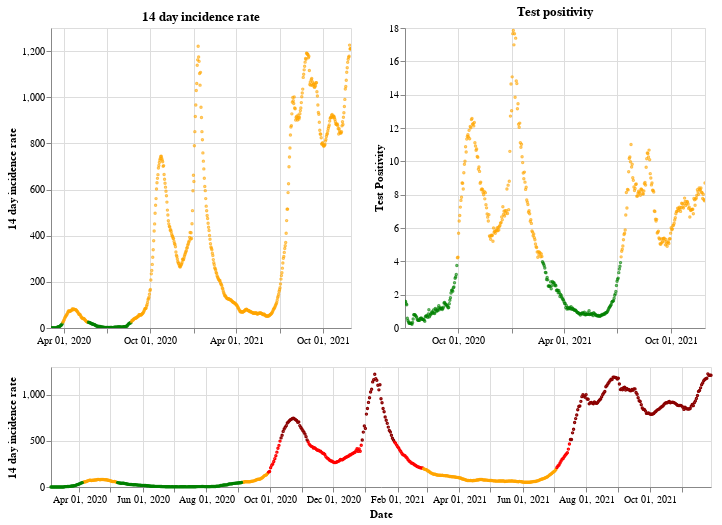

Write notebook code for a chart like this one.
### Markdown cell above
## Northern Ireland

### Code cell
plot_traffic_light('Northern Ireland')

### Figure 1 — Vega-Lite specification as saved in the notebook (floating-point values rounded to 4 significant figures; data arrays with more than 128 entries replaced by an {"elided": "..."} marker saying what was removed)
{"config": {"view": {"continuousWidth": 400, "continuousHeight": 300}}, "vconcat": [{"hconcat": [{"mark": {"type": "point", "size": 2}, "encoding": {"color": {"condition": {"value": "green", "test": "(datum.twoWeeklyCasesRate <= 25)"}, "value": "orange"}, "tooltip": [{"type": "nominal", "field": "areaName"}, {"type": "temporal", "field": "date"}, {"type": "quantitative", "field": "twoWeeklyCasesRate"}, {"type": "quantitative", "field": "testPositivity"}], "x": {"type": "temporal", "axis": {"title": ""}, "field": "date", "scale": {"domain": {"selection": "DateBrush"}}, "timeUnit": "yearmonthdate"}, "y": {"type": "quantitative", "axis": {"title": "14 day incidence rate"}, "field": "twoWeeklyCasesRate"}}, "title": "14 day incidence rate", "width": 300}, {"mark": {"type": "point", "size": 2}, "encoding": {"color": {"condition": {"value": "green", "test": "(datum.testPositivity <= 4)"}, "value": "orange"}, "tooltip": [{"type": "nominal", "field": "areaName"}, {"type": "temporal", "field": "date"}, {"type": "quantitative", "field": "twoWeeklyCasesRate"}, {"type": "quantitative", "field": "testPositivity"}], "x": {"type": "temporal", "axis": {"title": ""}, "field": "date", "scale": {"domain": {"selection": "DateBrush"}}, "timeUnit": "yearmonthdate"}, "y": {"type": "quantitative", "axis": {"title": "Test Positivity"}, "field": "testPositivity"}}, "title": "Test positivity", "width": 300}]}, {"layer": [{"mark": {"type": "point", "size": 2}, "encoding": {"color": {"condition": {"value": "orange", "test": "(((datum.testPositivity < 4) && (datum.twoWeeklyCasesRate >= 50)) && (datum.twoWeeklyCasesRate < 200))"}, "value": "red"}, "opacity": {"condition": {"value": 1, "test": "((datum.twoWeeklyCasesRate >= 50) && (datum.twoWeeklyCasesRate < 500))"}, "value": 0}, "tooltip": [{"type": "nominal", "field": "areaName"}, {"type": "temporal", "field": "date"}, {"type": "quantitative", "field": "twoWeeklyCasesRate"}, {"type": "quantitative", "field": "testPositivity"}], "x": {"type": "temporal", "axis": {"title": "Date"}, "field": "date", "timeUnit": "yearmonthdate"}, "y": {"type": "quantitative", "axis": {"title": "14 day incidence rate"}, "field": "twoWeeklyCasesRate"}}, "selection": {"DateBrush": {"type": "interval", "encodings": ["x"], "fields": ["Time"]}}}, {"mark": {"type": "point", "size": 2}, "encoding": {"color": {"value": "darkred"}, "opacity": {"condition": {"value": 1, "test": "(datum.twoWeeklyCasesRate >= 500)"}, "value": 0}, "tooltip": [{"type": "nominal", "field": "areaName"}, {"type": "temporal", "field": "date"}, {"type": "quantitative", "field": "twoWeeklyCasesRate"}, {"type": "quantitative", "field": "testPositivity"}], "x": {"type": "temporal", "axis": {"title": "Date"}, "field": "date", "timeUnit": "yearmonthdate"}, "y": {"type": "quantitative", "axis": {"title": "14 day incidence rate"}, "field": "twoWeeklyCasesRate"}}}, {"mark": {"type": "point", "size": 2}, "encoding": {"color": {"condition": {"value": "green", "test": "((datum.testPositivity < 4) && (datum.twoWeeklyCasesRate < 50))"}, "value": "orange"}, "opacity": {"condition": {"value": 1, "test": "(datum.twoWeeklyCasesRate < 50)"}, "value": 0}, "tooltip": [{"type": "nominal", "field": "areaName"}, {"type": "temporal", "field": "date"}, {"type": "quantitative", "field": "twoWeeklyCasesRate"}, {"type": "quantitative", "field": "testPositivity"}], "x": {"type": "temporal", "axis": {"title": "Date"}, "field": "date", "timeUnit": "yearmonthdate"}, "y": {"type": "quantitative", "axis": {"title": "14 day incidence rate"}, "field": "twoWeeklyCasesRate"}}}], "height": 120, "width": 660}], "data": {"name": "data-61b86c57a2c98daef346559863abf764"}, "$schema": "https://vega.github.io/schema/vega-lite/v4.8.1.json", "datasets": {"data-61b86c57a2c98daef346559863abf764": {"elided": "635 records"}}}
